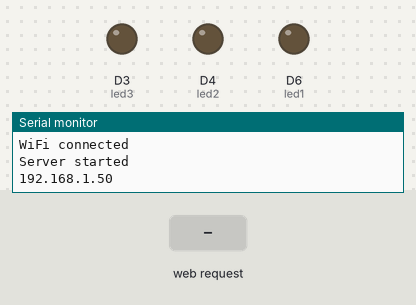
Bench run of a sketch on a simulated Arduino MKR. Shown: output pins drawn as LEDs (lit = HIGH), the last lines printed to the serial monitor. The test bench sets the inputs (shaded band). WiFi joins after 1.5 s; servers stay silent unless stated.

Above: at 12.7 s.
12.8 s: HTTP request GET /gpio1/1 received
At 13.6 s:
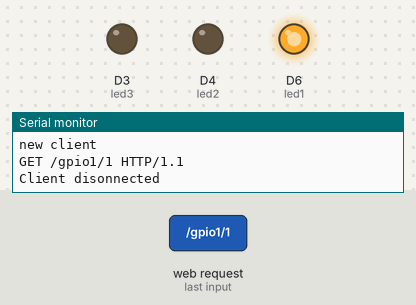
14.3 s: HTTP request GET /gpio2/1 received
At 14.8 s:
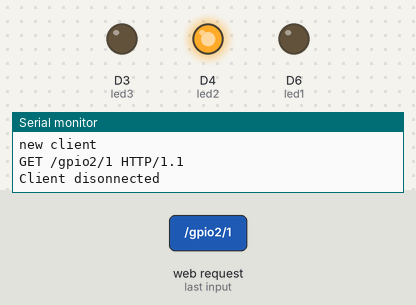
15.8 s: HTTP request GET /gpio3/1 received
At 17.0 s:
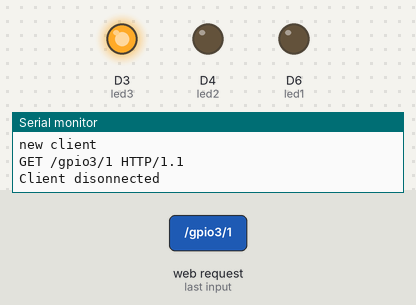
17.3 s: HTTP request GET /gpio1/0 received
At 18.2 s:
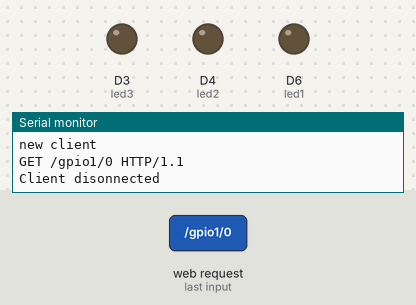
Timing chart, 0 to 19.8 s (numbered marks = the images above; inputs shaded):
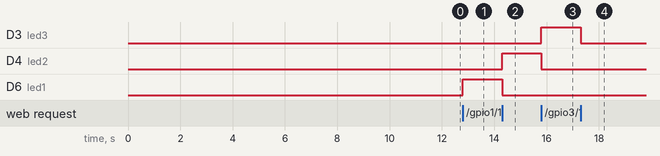

The sketch:

IoTDemo.ino
```cpp
#include <SPI.h>
#include <WiFiNINA.h>

int led1 = 6;
int led2 = 4;
int led3 = 3;

const char* ssid = "TECHNICOLOR";
const char* password = "212142984";

int status = WL_IDLE_STATUS;

WiFiServer server(80);

void setup() {
  Serial.begin(115200);
  delay(10);

  // prepare GPIO5
  pinMode(led1, OUTPUT);
  pinMode(led2, OUTPUT);
  pinMode(led3, OUTPUT);
  digitalWrite(led1, 0);
  digitalWrite(led2, 0);
  digitalWrite(led3, 0);

  // Connect to WiFi network
 while (status != WL_CONNECTED) {
    Serial.print("Attempting to connect to SSID: ");
    Serial.println(ssid);
    status = WiFi.begin(ssid, password);

    // wait 10 seconds for connection:
    delay(10000);
  }
  Serial.println("");
  Serial.println("WiFi connected");

  // Start the server
  server.begin();
  Serial.println("Server started");

  // Print the IP address
  char ips[24];
  IPAddress ip = WiFi.localIP();
  sprintf(ips, "%d.%d.%d.%d", ip[0], ip[1], ip[2], ip[3]);
  Serial.println(ips);
}

void loop() {
  // Check if a client has connected
  WiFiClient client = server.available();
  if (!client) {
    return;
  }

  // Wait until the client sends some data
  Serial.println("new client");
  while(!client.available()){
    delay(1);
  }

  // Read the first line of the request
  String req = client.readStringUntil('\r');
  Serial.println(req);
  client.flush();

  // Match the request
  int val1 = 0;
  int val2 = 0;
  int val3 = 0;
  int ledreq = 0;
  if (req.indexOf("/gpio1/0") != -1) {
    val1 = 0;
    ledreq = 1;
  }
  else if (req.indexOf("/gpio1/1") != -1) {
    val1 = 1;
    ledreq = 1;
  }
  else if (req.indexOf("/gpio2/0") != -1) {
    val2 = 0;
    ledreq = 2;
  }
  else if (req.indexOf("/gpio2/1") != -1) {
    val2 = 1;
    req = 2;
  }
  else if (req.indexOf("/gpio3/0") != -1) {
    val3 = 0;
    ledreq = 3;
  }
  else if (req.indexOf("/gpio3/1") != -1) {
    val3 = 1;
    ledreq = 3;
  }
  else {
    Serial.println("invalid request");
    client.stop();
    return;
  }

  // Set GPIO2 according to the request
  digitalWrite(led1, val1);
  digitalWrite(led2, val2);
  digitalWrite(led3, val3);

  client.flush();

  // Prepare the response
  String s = "HTTP/1.1 200 OK\r\nContent-Type: text/html\r\n\r\n<!DOCTYPE HTML>\r\n<html>\r\n";
  if(ledreq==1) {
    s += "LED1 is ";
    s += (val1)? "ON": "OFF";
  }else if(ledreq==2) {
    s += "LED2 is ";
    s += (val2)? "ON": "OFF";
  }else if(ledreq==3) {
    s += "LED3 is ";
    s += (val3)? "ON": "OFF";
  }
  s += "</html>\n";

  // Send the response to the client
  client.print(s);
  delay(1);
  client.stop();
  Serial.println("Client disonnected");

}
```

Measured:
- after the input at 12.8 s, D6 (led1): LOW → HIGH at once
- after the input at 14.3 s, D4 (led2): LOW → HIGH at once; D6 (led1): HIGH → LOW at once
- after the input at 15.8 s, D3 (led3): LOW → HIGH at once; D4 (led2): HIGH → LOW at once
- after the input at 17.3 s, D3 (led3): HIGH → LOW at once
